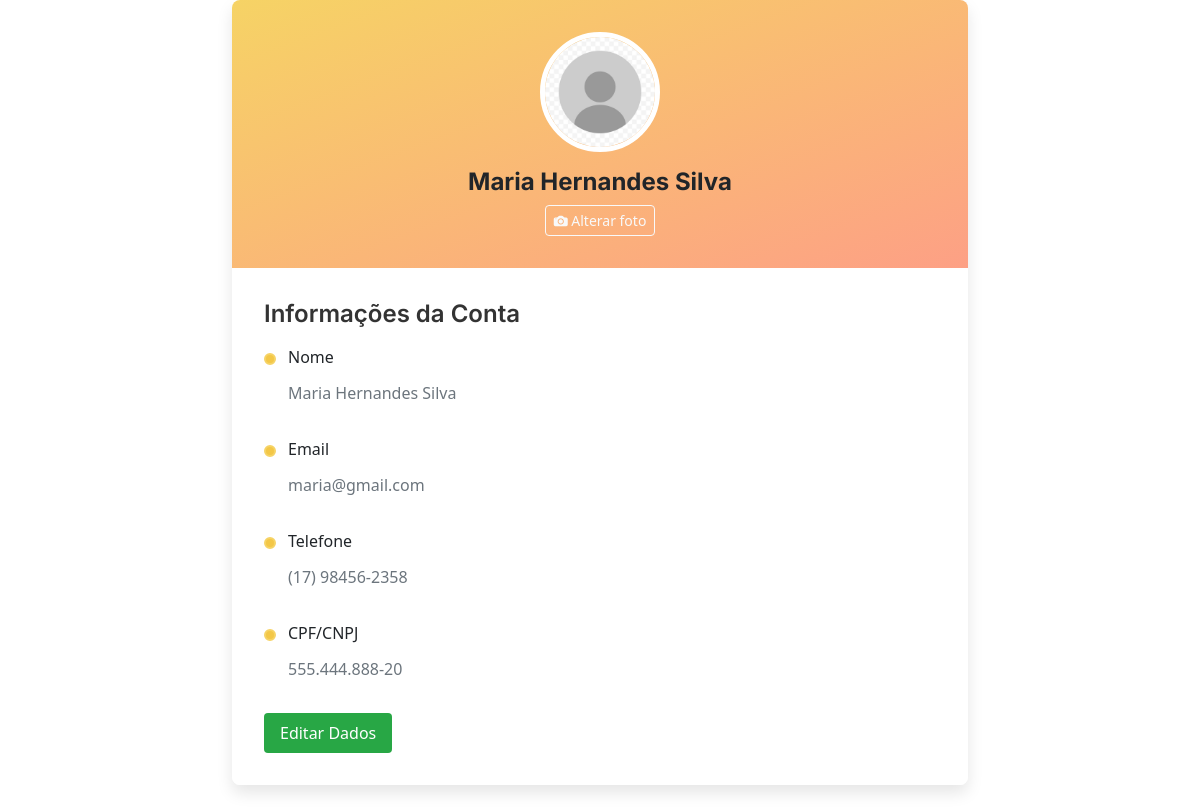
/php/conta.php (signed in), run on an earlier commit of the app's database.
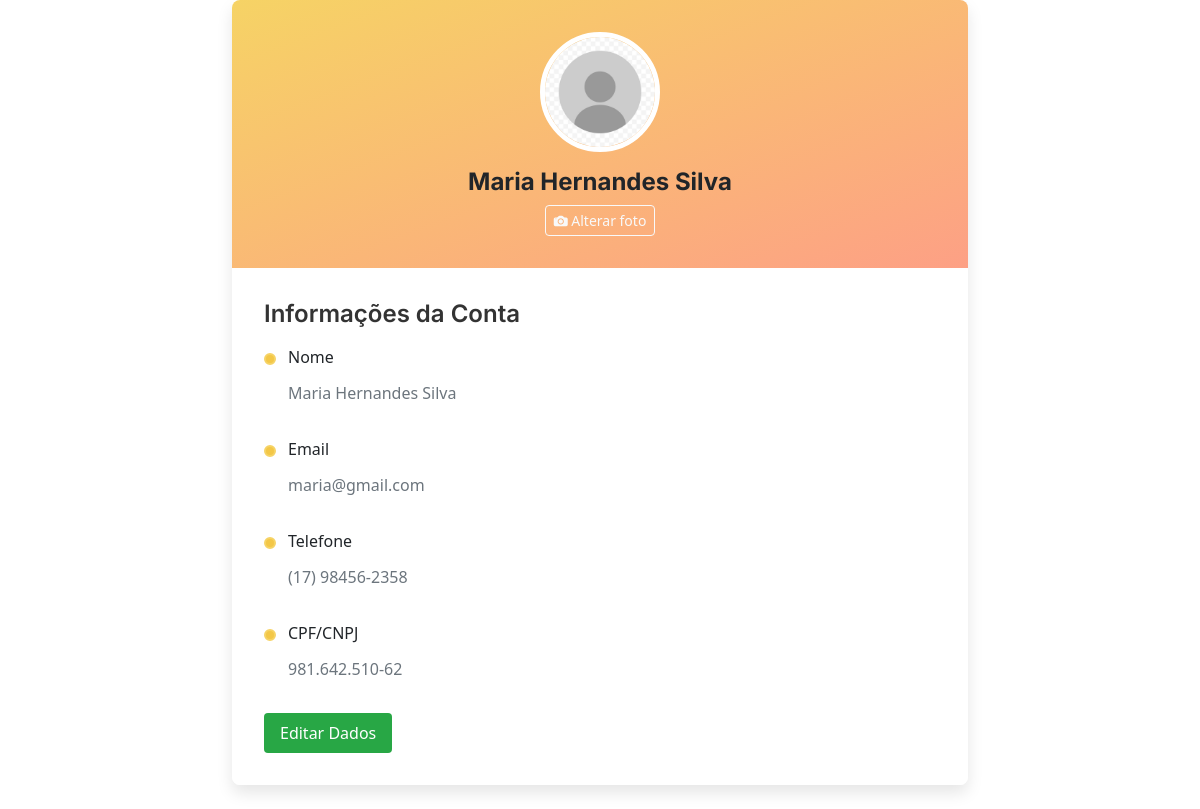
And on a later commit of the database.
### tables this page shows
CREATE TABLE IF NOT EXISTS `tb_clientes` (
  `id` int(11) NOT NULL AUTO_INCREMENT,
  `nome` varchar(100) NOT NULL,
  `cnpj_cpf` varchar(20) NOT NULL,
  `email` varchar(200) NOT NULL,
  `telefone` varchar(20) NOT NULL,
  `senha` varchar(32) NOT NULL,
  PRIMARY KEY (`id`),
  UNIQUE KEY `cnpj_cpf` (`cnpj_cpf`),
  UNIQUE KEY `telefone` (`telefone`)
);

### php/conta.php (the view, shortened to what this page needs)
<?php
include("../../includes/conexao.php");
$id_cliente = $_SESSION['usuario']['id'];
$query_cliente = "SELECT * FROM tb_clientes WHERE id = '$id_cliente'";
$resultado_cliente = mysqli_query($conexao, $query_cliente);
$cliente = mysqli_fetch_assoc($resultado_cliente);
?>
<!DOCTYPE html>
<html lang="pt-br">
<head>
    <link rel="stylesheet" href="../css/styles.css" />
    <link rel="stylesheet" href="../css/inicio.css">
    <link rel="stylesheet" href="../css/navbar.css">
    <link rel="stylesheet" href="../css/mediaQuery.css">
    <link rel="stylesheet" href="../css/canvaDeslogado.css">
    <link rel="stylesheet" href="../css/canvaLogado.css">
    <link rel="stylesheet" href="../css/conta.css">
    <link href="https://cdn.jsdelivr.net/npm/bootstrap-icons@1.5.0/font/bootstrap-icons.css" rel="stylesheet" />
    <link href="https://cdn.jsdelivr.net/npm/bootstrap@5.2.3/dist/css/bootstrap.min.css" rel="stylesheet">
</head>
<body>
    <div class="container">
        <div class="row justify-content-center">
            <div class="col-lg-8">
                <div class="card profile-card mb-4">
                    <div class="profile-header">
                        <img src="../../assets/img/fotoPerfil.jpg" alt="Foto do usuário" class="profile-pic">
                        <h2 class="profile-name"><?php echo htmlspecialchars($cliente['nome']); ?></h2>
                        <button id="carregarFoto" class="btn btn-outline-light btn-sm">
                            <i class="bi bi-camera-fill"></i> Alterar foto
                        </button>
                    </div>
                    <div class="profile-content">
                        <div class="info-section">
                            <h4 class="info-title">Informações da Conta</h4>
                            <div class="info-item">
                                <span class="info-label">Nome</span>
                                <span class="info-value"><?php echo htmlspecialchars($cliente['nome']); ?></span>
                            </div>
                            <div class="info-item">
                                <span class="info-label">Email</span>
                                <span class="info-value"><?php echo htmlspecialchars($cliente['email']); ?></span>
                            </div>
                            <div class="info-item">
                                <span class="info-label">Telefone</span>
                                <span class="info-value"><?php echo htmlspecialchars($cliente['telefone']); ?></span>
                            </div>
                            <div class="info-item">
                                <span class="info-label">CPF/CNPJ</span>
                                <span class="info-value"><?php echo htmlspecialchars($cliente['cnpj_cpf']); ?></span>
                            </div>
                            <button class="btn btn-edit" onclick="window.location.href='../../php/dados_Cliente/alterar_dados.php'">Editar Dados</button>
                        </div>
                    </div>
                </div>
            </div>
        </div>
    </div>
</body>
</html>

### css/canvaDeslogado.css (style rules this page uses)
h1, h2, h3, h4, h5, h6 { font-family: 'Inter', sans-serif; }
p, span, a, li, ul, ol { font-family: 'Segoe UI', sans-serif; }

### css/canvaLogado.css (style rules this page uses)
h1, h2, h3, h4, h5, h6 { font-family: 'Inter', sans-serif; }
p, span, a, li, ul, ol { font-family: 'Segoe UI', sans-serif; }

### php/conta.php (style rules this page uses)
.profile-card { border-radius: 0.5rem; border: none; box-shadow: 0 0.5rem 1rem rgba(0, 0, 0, 0.1); }
.profile-header { padding: 2rem; text-align: center; border-top-left-radius: 0.5rem; border-top-right-radius: 0.5rem; background: linear-gradient(to right bottom, rgba(246, 211, 101, 1), rgba(253, 160, 133, 1)); }
.profile-pic { width: 120px; height: 120px; border-radius: 50%; object-fit: cover; border: 5px solid white; margin-bottom: 1rem; }
.profile-name { font-weight: 700; font-size: 1.5rem; margin-bottom: 0.5rem; }
.profile-content { padding: 2rem; background-color: white; border-bottom-left-radius: 0.5rem; border-bottom-right-radius: 0.5rem; }
.info-title { font-weight: 600; margin-bottom: 1rem; color: #333; }
.info-item { margin-bottom: 1.5rem; padding-left: 1.5rem; position: relative; }
.info-item:before { content: ""; position: absolute; left: 0; top: 0.5rem; width: 0.75rem; height: 0.75rem; border: 2px solid #f6d365; border-radius: 50%; background-color: #f3c747; }
.info-label { display: block; font-weight: 500; margin-bottom: 0.25rem; }
.info-value { color: #6c757d; padding: 0.5rem 0; display: block; }
.btn-edit { background-color: #28a745; color: white; border: none; padding: 0.5rem 1rem; border-radius: 0.25rem; }

What changed in the data, as far as the page shows it:
changed tb_clientes "Maria Hernandes Silva": cnpj_cpf "555.444.888-20" → "981.642.510-62"
